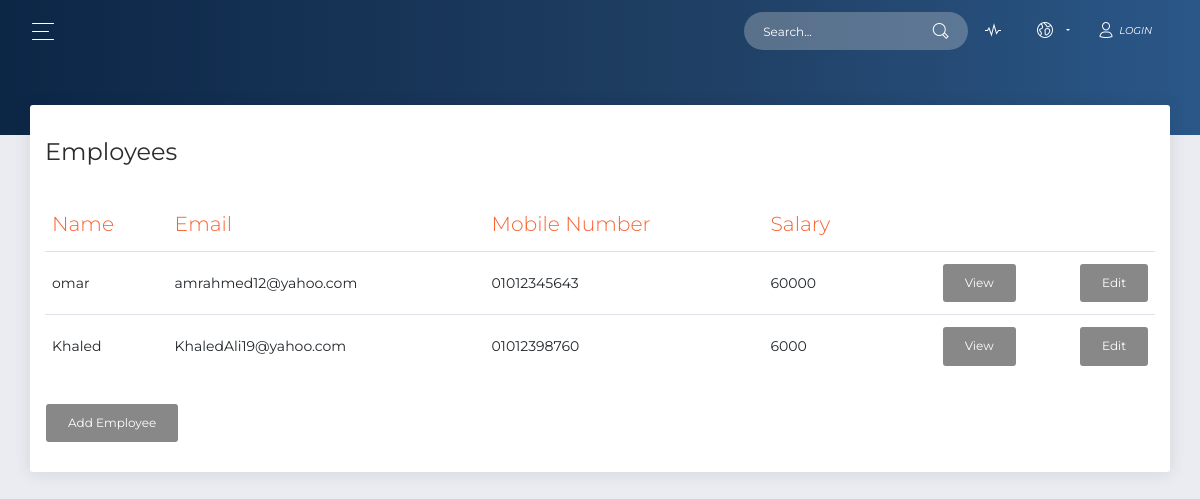
Page /public/employeesList.php on the earlier database version.
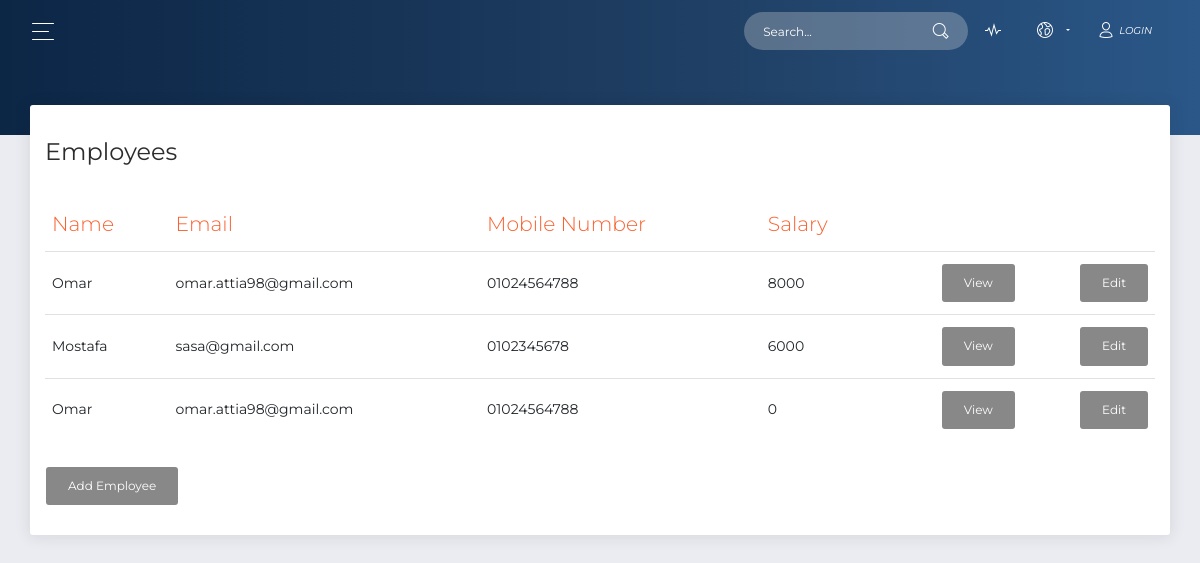
Same page on the later database version.
### tables this page shows
CREATE TABLE `employee` (
  `ID` int(11) NOT NULL,
  `First_Name` varchar(24) NOT NULL,
  `Last_Name` varchar(24) NOT NULL,
  `email` varchar(32) NOT NULL,
  `address` varchar(24) NOT NULL,
  `Dep` varchar(30) NOT NULL,
  `mobile` varchar(24) NOT NULL,
  `DOB` date NOT NULL,
  `degree` varchar(24) NOT NULL,
  `emp_date` date NOT NULL,
  `salary` int(11) NOT NULL,
  `comp_id` int(11) NOT NULL
);

### app/view/view.php (called while the page is built, shortened)
<?php
abstract class View
{
    public function __construct($controller, $model)
    {
        $this->model = $model;
    }
}
?>

### app/model/employees_model.php (called while the page is built, shortened)
<?php
  require_once(__ROOT__ . "model/Employee_model.php");
?>
<?php
class Employees extends Model {
    public $employees;
  function __construct() {
      $this->fillArray();
  }
  function fillArray() {
    $this->employees = array();
    $this->dbh = $this->connect();
    $result = $this->readEmployees();
    while ($row = $result->fetch_assoc())
    {
     array_push($this->employees, new Employee($row["ID"],$row["First_Name"],$row["Last_Name"]
          ,$row["email"],$row["address"],$row["Dep"], $row["mobile"],$row["DOB"],$row["degree"],
          $row["emp_date"], $row["salary"],$row["comp_id"]));
    }
  }
  function getEmployees()
  {
    return $this->employees;
  }
  function readEmployees(){
    $sql = "SELECT * FROM employee";
    $result = $this->dbh->query($sql);
    if ($result->num_rows > 0){
        return $result;
    }
    else {
        return false;
    }
  }
}
?>

### app/model/employee_model.php (called while the page is built, shortened)
<?php
class Employee extends Model{
    private $empid;
    private $empfirstname;
    private $email;
    private $mobile;
    private $salary;
  function __construct($empid,$empfirstname="",$emplastname="",$email="",$address="",$dep="",$mobile="",$birthdate="",$edudegree="",$empdate="",$salary="",$compid="")
  {
    $this->empid = $empid;
    if(""===$empfirstname)
    {
      $this->readEmployee($empid);
    }
    else
    {
      $this->empfirstname = $empfirstname;
      $this->email=$email;
      $this->mobile = $mobile;
      $this->salary=$salary;
    }
  }
    public function getEmpid()
    {
        return $this->empid;
    }
    public function getMobile()
    {
        return $this->mobile;
    }
    public function getSalary()
    {
        return $this->salary;
    }
    public function getEmail()
    {
        return $this->email;
    }
    public function getEmpfirstname()
    {
        return $this->empfirstname;
    }
    function readEmployee($empid)
    {
        $sql = "SELECT * FROM user  JOIN  employee ON user.emp_ID = employee.ID WHERE user.emp_ID='$empid'";
        $db = $this->connect();
        $result = $db->query($sql);
        if($result->num_rows == 1)
        {
          $row = $db->fetchRow();
          $this->empfirstname = $row["First_Name"];
          $this->emplastname = $row["Last_Name"];
          $this->email = $row["email"];
          $this->address = $row["address"];
          $this->mobile = $row["mobile"];
          $this->birthdate = $row["DOB"];
          $this->edudegree = $row["degree"];
          $this->empdate = $row["emp_date"];
          $this->salary = $row["salary"];
          $this->compid = $row["comp_id"];
        }
        else
        {
          $this->empfirstname = "";
          $this->email = "";
          $this->mobile = "";
          $this->salary = "";
        }
      }
    }

### app/db/dbh.php (called while the page is built, shortened)
<?php
class DBh
{
    private $servername;
    private $username;
    private $password;
    private $dbname;
    private $conn;
    function __construct()
    {
		$this->servername = DB_SERVER;
		$this->username = DB_USER;
		$this->password = DB_PASS;
        $this->dbname = DB_DATABASE;
	}
    public function connect()
    {
        $this->conn = new mysqli($this->servername, $this->username, $this->password, $this->dbname);
        return $this->conn;
    }
    function query($sql)
    {
        if (!empty($sql))
        {
            $this->result = $this->conn->query($sql);
            return $this->result;
        }
        else
        {
            return false;
        }
    }
}
?>

### app/view/Employees_view.php (the view)
<?php
require_once(__ROOT__ . "view/View.php");
class Empviewpage extends View{
    public function output()
    {
        $str = "";
        $str .= ' <div class="table-responsive"> <table class="table"> ';
        $str .= ' <thead class=" text-primary"> ';
        $str .= ' <th> Name </th> ';
        $str .= ' <th> Email </th> ';
        $str .= ' <th> Mobile Number </th> ';
        $str .= ' <th> Salary </th> ';
        $str .= ' <th class="text-right"> </th> ';
        $str .= ' </thead> <tbody> ';
        foreach ($this->model->getEmployees() as $Employee) {
            $str .= ' <tr>';
            $str .= ' <td>  ' . $Employee->getEmpfirstname() . '  </td> ';
            $str .= ' <td>  ' . $Employee->getEmail() . '  </td> ';
            $str .= ' <td>  ' . $Employee->getMobile() . '  </td> ';
            $str .= ' <td>  ' . $Employee->getSalary() . '  </td> ';
            $str .= " <td class=\"text-right\"><a class=\"btn\" href='employeesList.php?action=view&id= " . $Employee->getEmpid() . "'   > View </a></td> ";
            $str .= " <td class=\"text-right\"><a class=\"btn\" href='employeesList.php?action=edit&id= " . $Employee->getEmpid() . "'  > Edit </a></td> ";
            $str .= ' </tr> ';
        }
        $str .= ' </tbody> ';
        $str .= ' </table> ';
        $str .= ' <a class="btn" href=\'employeesList.php?action=add&id= " "\'> Add Employee </a> ';
        $str .= ' </div> ';
        return $str;
    }
}
?>

Differences in the rows shown:
removed employee: First_Name "omar", email "amrahmed12@yahoo.com", mobile "01012345643", salary "60000"
removed employee: First_Name "Khaled", email "KhaledAli19@yahoo.com", mobile "01012398760", salary "6000"
added employee: First_Name "Omar", email "omar.attia98@gmail.com", mobile "01024564788", salary "8000"
added employee: First_Name "Mostafa", email "sasa@gmail.com", mobile "0102345678", salary "6000"
added employee: First_Name "Omar", email "omar.attia98@gmail.com", mobile "01024564788", salary "0"
